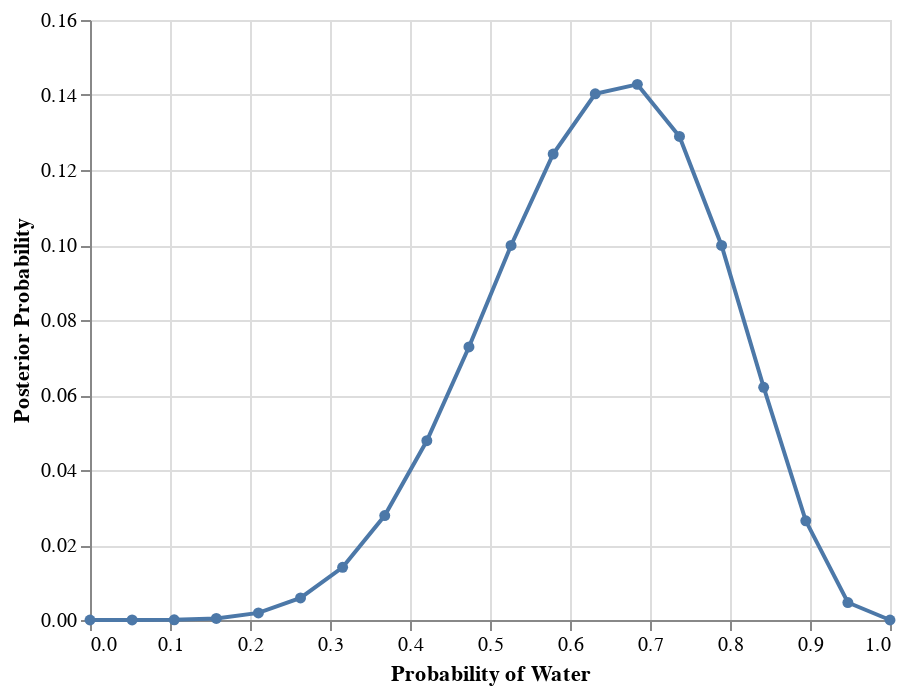

The code cell stored with this chart in its notebook:
### Markdown cell above
### 2.3 - 2.4

### Code cell
prior = np.repeat(1, 20)
source = grid_approx(prior, 9, 6)
(alt
 .Chart(source)
 .mark_line(point=True)
 .encode(x=alt.X("x", title='Probability of Water'), 
         y=alt.Y("p(x)", title="Posterior Probability")))

### Figure 1 — Vega-Lite specification as saved in the notebook (floating-point values rounded to 4 significant figures)
{"$schema": "https://vega.github.io/schema/vega-lite/v4.8.1.json", "config": {"view": {"continuousHeight": 300, "continuousWidth": 400}}, "data": {"name": "data-c137fbc85c3c7c331330deb49535d174"}, "datasets": {"data-c137fbc85c3c7c331330deb49535d174": [{"p(x)": 0, "x": 0}, {"p(x)": 7.99e-07, "x": 0.05263}, {"p(x)": 4.308e-05, "x": 0.1053}, {"p(x)": 0.0004091, "x": 0.1579}, {"p(x)": 0.001894, "x": 0.2105}, {"p(x)": 0.005874, "x": 0.2632}, {"p(x)": 0.01404, "x": 0.3158}, {"p(x)": 0.02785, "x": 0.3684}, {"p(x)": 0.0478, "x": 0.4211}, {"p(x)": 0.07281, "x": 0.4737}, {"p(x)": 0.09987, "x": 0.5263}, {"p(x)": 0.1243, "x": 0.5789}, {"p(x)": 0.1403, "x": 0.6316}, {"p(x)": 0.1428, "x": 0.6842}, {"p(x)": 0.1289, "x": 0.7368}, {"p(x)": 0.09987, "x": 0.7895}, {"p(x)": 0.06206, "x": 0.8421}, {"p(x)": 0.02645, "x": 0.8947}, {"p(x)": 0.00466, "x": 0.9474}, {"p(x)": 0, "x": 1}]}, "encoding": {"x": {"field": "x", "title": "Probability of Water", "type": "quantitative"}, "y": {"field": "p(x)", "title": "Posterior Probability", "type": "quantitative"}}, "mark": {"point": true, "type": "line"}}
